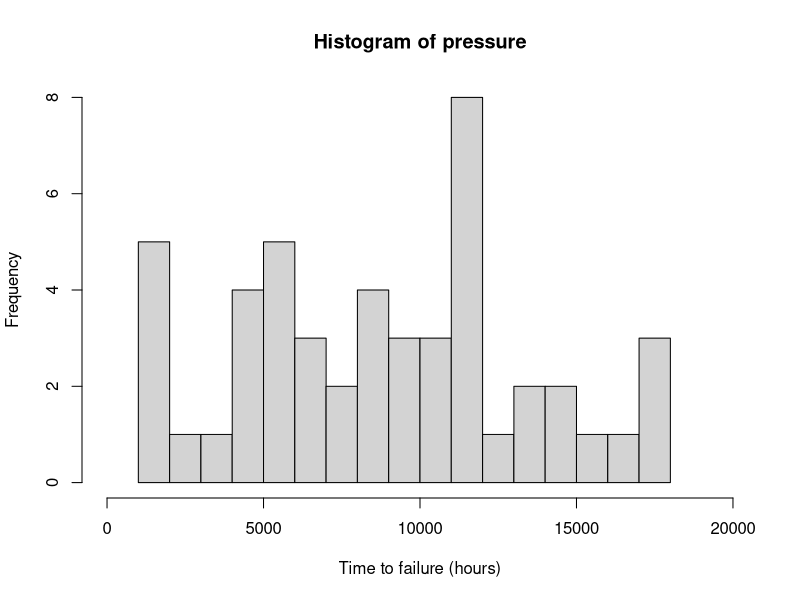

This figure's R source:
pressure <- c(1051, 1337, 1389, 1921, 1942, 2322, 3629, 4006, 4012,
              4063, 4921, 5445, 5620, 5817, 5905, 5956, 6068, 6121,
              6473, 7501, 7886, 8108, 8546, 8666, 8831, 9106, 9711,
              9806, 10205, 10396, 10861, 11026, 11214, 11362, 11604,
              11608, 11745, 11762, 11895, 12044, 13520, 13670, 14110,
              14496, 15395, 16179, 17092, 17568, 17568)

hist(pressure, nclass=17, xlim=c(0,20000), xlab="Time to failure (hours)")

## Maximum likelihood estimator of the Weibull scale parameter (theta)
## The shape parameter (lambda) is fixed.

theta.hat <- function(y, lambda){
  ( sum(y^lambda) / length(y) )^(1/lambda)
}

theta.hat(y=pressure, lambda=2)

## Newtown-Raphton algorithm to find an estimate of the Weibull scale parameter (theta)